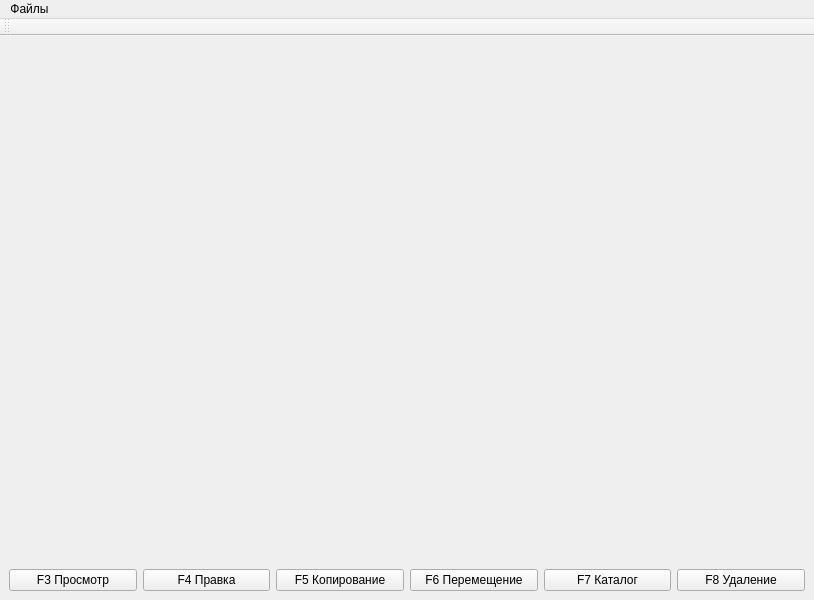
<?xml version="1.0" encoding="UTF-8"?>
<ui version="4.0">
 <class>MainWindow</class>
 <widget class="QMainWindow" name="MainWindow">
  <property name="geometry">
   <rect>
    <x>0</x>
    <y>0</y>
    <width>814</width>
    <height>600</height>
   </rect>
  </property>
  <property name="sizePolicy">
   <sizepolicy hsizetype="Expanding" vsizetype="Expanding">
    <horstretch>0</horstretch>
    <verstretch>0</verstretch>
   </sizepolicy>
  </property>
  <property name="font">
   <font/>
  </property>
  <property name="windowTitle">
   <string>File Manager</string>
  </property>
  <property name="windowIcon">
   <iconset resource="icons.qrc">
    <normaloff>:/icons/app.png</normaloff>:/icons/app.png</iconset>
  </property>
  <widget class="QWidget" name="centralwidget">
   <property name="sizePolicy">
    <sizepolicy hsizetype="Maximum" vsizetype="Maximum">
     <horstretch>0</horstretch>
     <verstretch>0</verstretch>
    </sizepolicy>
   </property>
   <property name="focusPolicy">
    <enum>Qt::NoFocus</enum>
   </property>
   <layout class="QHBoxLayout" name="horizontalLayout_3">
    <item>
     <layout class="QVBoxLayout" name="verticalLayout">
      <property name="sizeConstraint">
       <enum>QLayout::SetMaximumSize</enum>
      </property>
      <property name="rightMargin">
       <number>0</number>
      </property>
      <item>
       <layout class="QHBoxLayout" name="horizontalLayout_2">
        <property name="sizeConstraint">
         <enum>QLayout::SetDefaultConstraint</enum>
        </property>
        <item>
         <widget class="PanelView" name="leftPanel" native="true">
          <property name="sizePolicy">
           <sizepolicy hsizetype="Expanding" vsizetype="Expanding">
            <horstretch>0</horstretch>
            <verstretch>0</verstretch>
           </sizepolicy>
          </property>
          <property name="focusPolicy">
           <enum>Qt::StrongFocus</enum>
          </property>
         </widget>
        </item>
        <item>
         <widget class="PanelView" name="rightPanel" native="true">
          <property name="sizePolicy">
           <sizepolicy hsizetype="Expanding" vsizetype="Expanding">
            <horstretch>0</horstretch>
            <verstretch>0</verstretch>
           </sizepolicy>
          </property>
          <property name="focusPolicy">
           <enum>Qt::StrongFocus</enum>
          </property>
         </widget>
        </item>
       </layout>
      </item>
      <item>
       <layout class="QHBoxLayout" name="horizontalLayout">
        <property name="sizeConstraint">
         <enum>QLayout::SetDefaultConstraint</enum>
        </property>
        <item>
         <widget class="QPushButton" name="pushButton_f3">
          <property name="sizePolicy">
           <sizepolicy hsizetype="Preferred" vsizetype="Fixed">
            <horstretch>0</horstretch>
            <verstretch>0</verstretch>
           </sizepolicy>
          </property>
          <property name="text">
           <string>F3 Просмотр</string>
          </property>
         </widget>
        </item>
        <item>
         <widget class="QPushButton" name="pushButton_f4">
          <property name="sizePolicy">
           <sizepolicy hsizetype="Preferred" vsizetype="Fixed">
            <horstretch>0</horstretch>
            <verstretch>0</verstretch>
           </sizepolicy>
          </property>
          <property name="text">
           <string>F4 Правка</string>
          </property>
         </widget>
        </item>
        <item>
         <widget class="QPushButton" name="pushButton_f5">
          <property name="sizePolicy">
           <sizepolicy hsizetype="Preferred" vsizetype="Maximum">
            <horstretch>0</horstretch>
            <verstretch>0</verstretch>
           </sizepolicy>
          </property>
          <property name="text">
           <string>F5 Копирование</string>
          </property>
         </widget>
        </item>
        <item>
         <widget class="QPushButton" name="pushButton_f6">
          <property name="sizePolicy">
           <sizepolicy hsizetype="Preferred" vsizetype="Fixed">
            <horstretch>0</horstretch>
            <verstretch>0</verstretch>
           </sizepolicy>
          </property>
          <property name="text">
           <string>F6 Перемещение</string>
          </property>
         </widget>
        </item>
        <item>
         <widget class="QPushButton" name="pushButton_f7">
          <property name="sizePolicy">
           <sizepolicy hsizetype="Preferred" vsizetype="Fixed">
            <horstretch>0</horstretch>
            <verstretch>0</verstretch>
           </sizepolicy>
          </property>
          <property name="text">
           <string>F7 Каталог</string>
          </property>
         </widget>
        </item>
        <item>
         <widget class="QPushButton" name="pushButton_f8">
          <property name="sizePolicy">
           <sizepolicy hsizetype="Preferred" vsizetype="Fixed">
            <horstretch>0</horstretch>
            <verstretch>0</verstretch>
           </sizepolicy>
          </property>
          <property name="text">
           <string>F8 Удаление</string>
          </property>
         </widget>
        </item>
       </layout>
      </item>
     </layout>
    </item>
   </layout>
  </widget>
  <widget class="QMenuBar" name="mainMenu">
   <property name="geometry">
    <rect>
     <x>0</x>
     <y>0</y>
     <width>814</width>
     <height>21</height>
    </rect>
   </property>
   <widget class="QMenu" name="filesMenu">
    <property name="title">
     <string>Файлы</string>
    </property>
    <addaction name="exitAction"/>
   </widget>
   <addaction name="filesMenu"/>
  </widget>
  <widget class="QToolBar" name="toolBar">
   <property name="windowTitle">
    <string>toolBar</string>
   </property>
   <attribute name="toolBarArea">
    <enum>TopToolBarArea</enum>
   </attribute>
   <attribute name="toolBarBreak">
    <bool>false</bool>
   </attribute>
  </widget>
  <action name="exitAction">
   <property name="icon">
    <iconset resource="icons.qrc">
     <normaloff>:/icons/exit.ico</normaloff>:/icons/exit.ico</iconset>
   </property>
   <property name="text">
    <string>Выход</string>
   </property>
  </action>
 </widget>
 <customwidgets>
  <customwidget>
   <class>PanelView</class>
   <extends>QWidget</extends>
   <header>panelview.h</header>
   <container>1</container>
  </customwidget>
 </customwidgets>
 <resources>
  <include location="icons.qrc"/>
 </resources>
 <connections>
  <connection>
   <sender>exitAction</sender>
   <signal>triggered()</signal>
   <receiver>MainWindow</receiver>
   <slot>close()</slot>
   <hints>
    <hint type="sourcelabel">
     <x>-1</x>
     <y>-1</y>
    </hint>
    <hint type="destinationlabel">
     <x>406</x>
     <y>299</y>
    </hint>
   </hints>
  </connection>
 </connections>
</ui>
